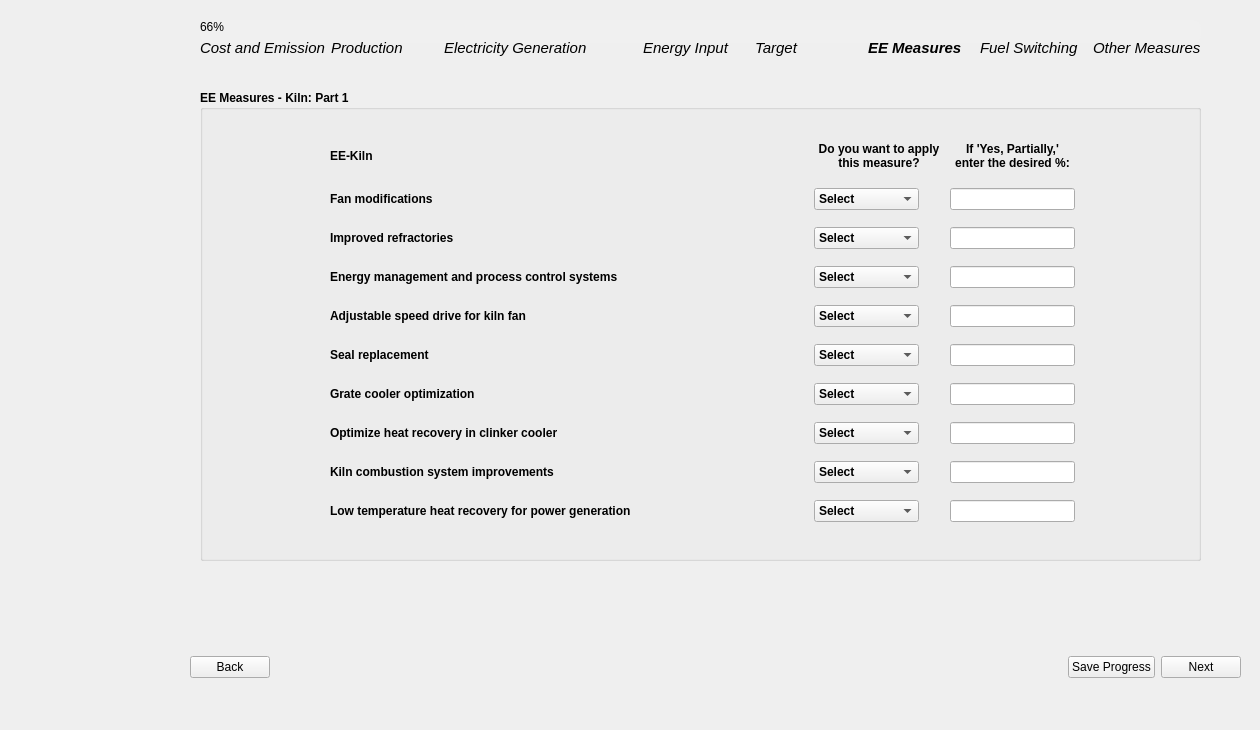
<?xml version="1.0" encoding="UTF-8"?>
<ui version="4.0">
 <class>Page8_AllMeasures_2a</class>
 <widget class="QWidget" name="Page8_AllMeasures_2a">
  <property name="geometry">
   <rect>
    <x>0</x>
    <y>0</y>
    <width>1260</width>
    <height>730</height>
   </rect>
  </property>
  <property name="sizePolicy">
   <sizepolicy hsizetype="Fixed" vsizetype="Fixed">
    <horstretch>0</horstretch>
    <verstretch>0</verstretch>
   </sizepolicy>
  </property>
  <property name="windowTitle">
   <string>Form</string>
  </property>
  <property name="styleSheet">
   <string notr="true"/>
  </property>
  <widget class="QWidget" name="layoutWidget">
   <property name="geometry">
    <rect>
     <x>190</x>
     <y>650</y>
     <width>1051</width>
     <height>35</height>
    </rect>
   </property>
   <layout class="QHBoxLayout" name="button_layout">
    <item>
     <widget class="QPushButton" name="backBtn">
      <property name="text">
       <string>Back</string>
      </property>
     </widget>
    </item>
    <item>
     <spacer name="horizontalSpacer">
      <property name="orientation">
       <enum>Qt::Horizontal</enum>
      </property>
      <property name="sizeHint" stdset="0">
       <size>
        <width>40</width>
        <height>20</height>
       </size>
      </property>
     </spacer>
    </item>
    <item>
     <widget class="QPushButton" name="saveBtn">
      <property name="text">
       <string>Save Progress</string>
      </property>
     </widget>
    </item>
    <item>
     <widget class="QPushButton" name="nextBtn">
      <property name="font">
       <font>
        <kerning>true</kerning>
       </font>
      </property>
      <property name="text">
       <string>Next</string>
      </property>
     </widget>
    </item>
   </layout>
  </widget>
  <widget class="QGroupBox" name="all_measures_2a_group">
   <property name="geometry">
    <rect>
     <x>200</x>
     <y>90</y>
     <width>1001</width>
     <height>471</height>
    </rect>
   </property>
   <property name="font">
    <font>
     <bold>true</bold>
    </font>
   </property>
   <property name="styleSheet">
    <string notr="true">QPushButton {
    background-color: #26481f;  /* Green */
    color: white;
    border: none;
    padding: 8px 16px;
    font-size: 14px;
    border-radius: 6px;
    min-width: 90px;
    min-height: 15px;

}

QPushButton:hover {
    background-color: #45a049;
}

QPushButton:pressed {
    background-color: #3e8e41;
}

QPushButton#saveBtn {
                background-color: white;
                color: #26481f;
            }
QPushButton#saveBtn:hover {
                background-color: #45a049;
			  color: white;
            }

    QLineEdit {
        border-radius: 10px;    
        padding: 5px;           
    }

myLineEdit-&gt;setFixedSize(200, 30)</string>
   </property>
   <property name="title">
    <string>EE Measures - Kiln: Part 1</string>
   </property>
   <widget class="QWidget" name="layoutWidget">
    <property name="geometry">
     <rect>
      <x>130</x>
      <y>40</y>
      <width>745</width>
      <height>413</height>
     </rect>
    </property>
    <layout class="QGridLayout" name="gridLayout">
     <item row="9" column="0">
      <widget class="QLabel" name="kiln_label_page8_2a_13">
       <property name="text">
        <string>Low temperature heat recovery for power generation</string>
       </property>
      </widget>
     </item>
     <item row="9" column="2">
      <widget class="QLineEdit" name="page_8_2a_input_9">
       <property name="sizePolicy">
        <sizepolicy hsizetype="Fixed" vsizetype="Fixed">
         <horstretch>0</horstretch>
         <verstretch>0</verstretch>
        </sizepolicy>
       </property>
       <property name="text">
        <string/>
       </property>
      </widget>
     </item>
     <item row="8" column="1">
      <widget class="QComboBox" name="page_8_2a_comboBox_8">
       <property name="sizePolicy">
        <sizepolicy hsizetype="Fixed" vsizetype="Fixed">
         <horstretch>0</horstretch>
         <verstretch>0</verstretch>
        </sizepolicy>
       </property>
       <item>
        <property name="text">
         <string>Select</string>
        </property>
       </item>
       <item>
        <property name="text">
         <string>Yes (100%)</string>
        </property>
       </item>
       <item>
        <property name="text">
         <string>No (0%)</string>
        </property>
       </item>
       <item>
        <property name="text">
         <string>Yes, Partially</string>
        </property>
       </item>
      </widget>
     </item>
     <item row="0" column="1">
      <widget class="QLabel" name="kiln_label_page8_2a_14">
       <property name="minimumSize">
        <size>
         <width>130</width>
         <height>30</height>
        </size>
       </property>
       <property name="maximumSize">
        <size>
         <width>130</width>
         <height>30</height>
        </size>
       </property>
       <property name="font">
        <font>
         <bold>true</bold>
        </font>
       </property>
       <property name="text">
        <string>Do you want to apply this measure?</string>
       </property>
       <property name="alignment">
        <set>Qt::AlignCenter</set>
       </property>
       <property name="wordWrap">
        <bool>true</bool>
       </property>
      </widget>
     </item>
     <item row="5" column="0">
      <widget class="QLabel" name="kiln_label_page8_2a_9">
       <property name="text">
        <string>Seal replacement</string>
       </property>
      </widget>
     </item>
     <item row="5" column="2">
      <widget class="QLineEdit" name="page_8_2a_input_5">
       <property name="sizePolicy">
        <sizepolicy hsizetype="Fixed" vsizetype="Fixed">
         <horstretch>0</horstretch>
         <verstretch>0</verstretch>
        </sizepolicy>
       </property>
       <property name="text">
        <string/>
       </property>
      </widget>
     </item>
     <item row="6" column="0">
      <widget class="QLabel" name="kiln_label_page8_2a_10">
       <property name="text">
        <string>Grate cooler optimization</string>
       </property>
      </widget>
     </item>
     <item row="1" column="1">
      <widget class="QComboBox" name="page_8_2a_comboBox">
       <property name="sizePolicy">
        <sizepolicy hsizetype="Fixed" vsizetype="Fixed">
         <horstretch>0</horstretch>
         <verstretch>0</verstretch>
        </sizepolicy>
       </property>
       <item>
        <property name="text">
         <string>Select</string>
        </property>
       </item>
       <item>
        <property name="text">
         <string>Yes (100%)</string>
        </property>
       </item>
       <item>
        <property name="text">
         <string>No (0%)</string>
        </property>
       </item>
       <item>
        <property name="text">
         <string>Yes, Partially</string>
        </property>
       </item>
      </widget>
     </item>
     <item row="2" column="0">
      <widget class="QLabel" name="kiln_label_page8_2a_6">
       <property name="text">
        <string>Improved refractories</string>
       </property>
      </widget>
     </item>
     <item row="5" column="1">
      <widget class="QComboBox" name="page_8_2a_comboBox_5">
       <property name="sizePolicy">
        <sizepolicy hsizetype="Fixed" vsizetype="Fixed">
         <horstretch>0</horstretch>
         <verstretch>0</verstretch>
        </sizepolicy>
       </property>
       <item>
        <property name="text">
         <string>Select</string>
        </property>
       </item>
       <item>
        <property name="text">
         <string>Yes (100%)</string>
        </property>
       </item>
       <item>
        <property name="text">
         <string>No (0%)</string>
        </property>
       </item>
       <item>
        <property name="text">
         <string>Yes, Partially</string>
        </property>
       </item>
      </widget>
     </item>
     <item row="0" column="2">
      <widget class="QLabel" name="kiln_label_page8_2a_4">
       <property name="minimumSize">
        <size>
         <width>125</width>
         <height>30</height>
        </size>
       </property>
       <property name="maximumSize">
        <size>
         <width>130</width>
         <height>30</height>
        </size>
       </property>
       <property name="font">
        <font>
         <bold>true</bold>
        </font>
       </property>
       <property name="text">
        <string>If 'Yes, Partially,' enter the desired %:</string>
       </property>
       <property name="alignment">
        <set>Qt::AlignCenter</set>
       </property>
       <property name="wordWrap">
        <bool>true</bool>
       </property>
      </widget>
     </item>
     <item row="4" column="1">
      <widget class="QComboBox" name="page_8_2a_comboBox_4">
       <property name="sizePolicy">
        <sizepolicy hsizetype="Fixed" vsizetype="Fixed">
         <horstretch>0</horstretch>
         <verstretch>0</verstretch>
        </sizepolicy>
       </property>
       <item>
        <property name="text">
         <string>Select</string>
        </property>
       </item>
       <item>
        <property name="text">
         <string>Yes (100%)</string>
        </property>
       </item>
       <item>
        <property name="text">
         <string>No (0%)</string>
        </property>
       </item>
       <item>
        <property name="text">
         <string>Yes, Partially</string>
        </property>
       </item>
      </widget>
     </item>
     <item row="8" column="2">
      <widget class="QLineEdit" name="page_8_2a_input_8">
       <property name="sizePolicy">
        <sizepolicy hsizetype="Fixed" vsizetype="Fixed">
         <horstretch>0</horstretch>
         <verstretch>0</verstretch>
        </sizepolicy>
       </property>
       <property name="text">
        <string/>
       </property>
      </widget>
     </item>
     <item row="6" column="1">
      <widget class="QComboBox" name="page_8_2a_comboBox_6">
       <property name="sizePolicy">
        <sizepolicy hsizetype="Fixed" vsizetype="Fixed">
         <horstretch>0</horstretch>
         <verstretch>0</verstretch>
        </sizepolicy>
       </property>
       <item>
        <property name="text">
         <string>Select</string>
        </property>
       </item>
       <item>
        <property name="text">
         <string>Yes (100%)</string>
        </property>
       </item>
       <item>
        <property name="text">
         <string>No (0%)</string>
        </property>
       </item>
       <item>
        <property name="text">
         <string>Yes, Partially</string>
        </property>
       </item>
      </widget>
     </item>
     <item row="4" column="2">
      <widget class="QLineEdit" name="page_8_2a_input_4">
       <property name="sizePolicy">
        <sizepolicy hsizetype="Fixed" vsizetype="Fixed">
         <horstretch>0</horstretch>
         <verstretch>0</verstretch>
        </sizepolicy>
       </property>
       <property name="text">
        <string/>
       </property>
      </widget>
     </item>
     <item row="3" column="2">
      <widget class="QLineEdit" name="page_8_2a_input_3">
       <property name="sizePolicy">
        <sizepolicy hsizetype="Fixed" vsizetype="Fixed">
         <horstretch>0</horstretch>
         <verstretch>0</verstretch>
        </sizepolicy>
       </property>
       <property name="text">
        <string/>
       </property>
      </widget>
     </item>
     <item row="0" column="0">
      <widget class="QLabel" name="kiln_label_page8_2a">
       <property name="font">
        <font>
         <bold>true</bold>
        </font>
       </property>
       <property name="text">
        <string>EE-Kiln</string>
       </property>
      </widget>
     </item>
     <item row="3" column="1">
      <widget class="QComboBox" name="page_8_2a_comboBox_3">
       <property name="sizePolicy">
        <sizepolicy hsizetype="Fixed" vsizetype="Fixed">
         <horstretch>0</horstretch>
         <verstretch>0</verstretch>
        </sizepolicy>
       </property>
       <item>
        <property name="text">
         <string>Select</string>
        </property>
       </item>
       <item>
        <property name="text">
         <string>Yes (100%)</string>
        </property>
       </item>
       <item>
        <property name="text">
         <string>No (0%)</string>
        </property>
       </item>
       <item>
        <property name="text">
         <string>Yes, Partially</string>
        </property>
       </item>
      </widget>
     </item>
     <item row="7" column="1">
      <widget class="QComboBox" name="page_8_2a_comboBox_7">
       <property name="sizePolicy">
        <sizepolicy hsizetype="Fixed" vsizetype="Fixed">
         <horstretch>0</horstretch>
         <verstretch>0</verstretch>
        </sizepolicy>
       </property>
       <item>
        <property name="text">
         <string>Select</string>
        </property>
       </item>
       <item>
        <property name="text">
         <string>Yes (100%)</string>
        </property>
       </item>
       <item>
        <property name="text">
         <string>No (0%)</string>
        </property>
       </item>
       <item>
        <property name="text">
         <string>Yes, Partially</string>
        </property>
       </item>
      </widget>
     </item>
     <item row="7" column="2">
      <widget class="QLineEdit" name="page_8_2a_input_7">
       <property name="sizePolicy">
        <sizepolicy hsizetype="Fixed" vsizetype="Fixed">
         <horstretch>0</horstretch>
         <verstretch>0</verstretch>
        </sizepolicy>
       </property>
       <property name="text">
        <string/>
       </property>
      </widget>
     </item>
     <item row="9" column="1">
      <widget class="QComboBox" name="page_8_2a_comboBox_9">
       <property name="sizePolicy">
        <sizepolicy hsizetype="Fixed" vsizetype="Fixed">
         <horstretch>0</horstretch>
         <verstretch>0</verstretch>
        </sizepolicy>
       </property>
       <item>
        <property name="text">
         <string>Select</string>
        </property>
       </item>
       <item>
        <property name="text">
         <string>Yes (100%)</string>
        </property>
       </item>
       <item>
        <property name="text">
         <string>No (0%)</string>
        </property>
       </item>
       <item>
        <property name="text">
         <string>Yes, Partially</string>
        </property>
       </item>
      </widget>
     </item>
     <item row="2" column="1">
      <widget class="QComboBox" name="page_8_2a_comboBox_2">
       <property name="sizePolicy">
        <sizepolicy hsizetype="Fixed" vsizetype="Fixed">
         <horstretch>0</horstretch>
         <verstretch>0</verstretch>
        </sizepolicy>
       </property>
       <item>
        <property name="text">
         <string>Select</string>
        </property>
       </item>
       <item>
        <property name="text">
         <string>Yes (100%)</string>
        </property>
       </item>
       <item>
        <property name="text">
         <string>No (0%)</string>
        </property>
       </item>
       <item>
        <property name="text">
         <string>Yes, Partially</string>
        </property>
       </item>
      </widget>
     </item>
     <item row="1" column="0">
      <widget class="QLabel" name="kiln_label_page8_2a_5">
       <property name="text">
        <string>Fan modifications</string>
       </property>
      </widget>
     </item>
     <item row="4" column="0">
      <widget class="QLabel" name="kiln_label_page8_2a_8">
       <property name="text">
        <string>Adjustable speed drive for kiln fan</string>
       </property>
      </widget>
     </item>
     <item row="3" column="0">
      <widget class="QLabel" name="kiln_label_page8_2a_7">
       <property name="text">
        <string>Energy management and process control systems</string>
       </property>
      </widget>
     </item>
     <item row="6" column="2">
      <widget class="QLineEdit" name="page_8_2a_input_6">
       <property name="sizePolicy">
        <sizepolicy hsizetype="Fixed" vsizetype="Fixed">
         <horstretch>0</horstretch>
         <verstretch>0</verstretch>
        </sizepolicy>
       </property>
       <property name="text">
        <string/>
       </property>
      </widget>
     </item>
     <item row="1" column="2">
      <widget class="QLineEdit" name="page_8_2a_input">
       <property name="sizePolicy">
        <sizepolicy hsizetype="Fixed" vsizetype="Fixed">
         <horstretch>0</horstretch>
         <verstretch>0</verstretch>
        </sizepolicy>
       </property>
       <property name="text">
        <string/>
       </property>
      </widget>
     </item>
     <item row="7" column="0">
      <widget class="QLabel" name="kiln_label_page8_2a_11">
       <property name="text">
        <string>Optimize heat recovery in clinker cooler</string>
       </property>
      </widget>
     </item>
     <item row="8" column="0">
      <widget class="QLabel" name="kiln_label_page8_2a_12">
       <property name="text">
        <string>Kiln combustion system improvements</string>
       </property>
      </widget>
     </item>
     <item row="2" column="2">
      <widget class="QLineEdit" name="page_8_2a_input_2">
       <property name="sizePolicy">
        <sizepolicy hsizetype="Fixed" vsizetype="Fixed">
         <horstretch>0</horstretch>
         <verstretch>0</verstretch>
        </sizepolicy>
       </property>
       <property name="text">
        <string/>
       </property>
      </widget>
     </item>
    </layout>
   </widget>
  </widget>
  <widget class="QLabel" name="side_image">
   <property name="geometry">
    <rect>
     <x>0</x>
     <y>-30</y>
     <width>171</width>
     <height>761</height>
    </rect>
   </property>
   <property name="text">
    <string/>
   </property>
   <property name="pixmap">
    <pixmap>../images/BEST_side_abstract.png</pixmap>
   </property>
  </widget>
  <widget class="QProgressBar" name="progressBar">
   <property name="geometry">
    <rect>
     <x>200</x>
     <y>20</y>
     <width>1001</width>
     <height>23</height>
    </rect>
   </property>
   <property name="styleSheet">
    <string notr="true">QProgressBar {
    background-color: #F0F0F0;
    border: none;
	border-radius: 8px;
}
QProgressBar::chunk {
	border-radius: 8px;
    background: QLinearGradient(
        x1: 0, y1: 0, x2: 1, y2: 0,
        stop: 0 #33bef0,   /* Light Blue */
        stop: 1 #77d695    /* Light Green */
    );
}</string>
   </property>
   <property name="value">
    <number>66</number>
   </property>
  </widget>
  <widget class="QWidget" name="layoutWidget_2">
   <property name="geometry">
    <rect>
     <x>200</x>
     <y>40</y>
     <width>1001</width>
     <height>16</height>
    </rect>
   </property>
   <layout class="QGridLayout" name="gridLayout_12">
    <item row="0" column="0">
     <widget class="QLabel" name="label_3">
      <property name="font">
       <font>
        <pointsize>11</pointsize>
        <italic>true</italic>
        <bold>false</bold>
       </font>
      </property>
      <property name="text">
       <string>Cost and Emission</string>
      </property>
     </widget>
    </item>
    <item row="0" column="1">
     <widget class="QLabel" name="label_10">
      <property name="font">
       <font>
        <pointsize>11</pointsize>
        <italic>true</italic>
       </font>
      </property>
      <property name="text">
       <string>Production</string>
      </property>
     </widget>
    </item>
    <item row="0" column="2">
     <widget class="QLabel" name="label_11">
      <property name="font">
       <font>
        <pointsize>11</pointsize>
        <italic>true</italic>
       </font>
      </property>
      <property name="text">
       <string>Electricity Generation            </string>
      </property>
     </widget>
    </item>
    <item row="0" column="3">
     <widget class="QLabel" name="label_12">
      <property name="font">
       <font>
        <pointsize>11</pointsize>
        <italic>true</italic>
       </font>
      </property>
      <property name="text">
       <string>Energy Input</string>
      </property>
     </widget>
    </item>
    <item row="0" column="4">
     <widget class="QLabel" name="label_13">
      <property name="font">
       <font>
        <pointsize>11</pointsize>
        <italic>true</italic>
        <bold>false</bold>
       </font>
      </property>
      <property name="text">
       <string>Target</string>
      </property>
     </widget>
    </item>
    <item row="0" column="5">
     <widget class="QLabel" name="label_14">
      <property name="font">
       <font>
        <pointsize>11</pointsize>
        <italic>true</italic>
        <bold>true</bold>
       </font>
      </property>
      <property name="text">
       <string>EE Measures</string>
      </property>
     </widget>
    </item>
    <item row="0" column="6">
     <widget class="QLabel" name="label_15">
      <property name="font">
       <font>
        <pointsize>11</pointsize>
        <italic>true</italic>
       </font>
      </property>
      <property name="text">
       <string>Fuel Switching</string>
      </property>
     </widget>
    </item>
    <item row="0" column="7">
     <widget class="QLabel" name="label_16">
      <property name="font">
       <font>
        <pointsize>11</pointsize>
        <italic>true</italic>
       </font>
      </property>
      <property name="text">
       <string>Other Measures</string>
      </property>
     </widget>
    </item>
   </layout>
  </widget>
 </widget>
 <tabstops>
  <tabstop>page_8_2a_input</tabstop>
  <tabstop>page_8_2a_input_2</tabstop>
  <tabstop>page_8_2a_input_3</tabstop>
  <tabstop>page_8_2a_input_4</tabstop>
  <tabstop>page_8_2a_input_5</tabstop>
  <tabstop>page_8_2a_input_6</tabstop>
  <tabstop>page_8_2a_input_7</tabstop>
  <tabstop>page_8_2a_input_8</tabstop>
  <tabstop>page_8_2a_input_9</tabstop>
  <tabstop>backBtn</tabstop>
  <tabstop>saveBtn</tabstop>
  <tabstop>nextBtn</tabstop>
  <tabstop>page_8_2a_comboBox</tabstop>
  <tabstop>page_8_2a_comboBox_2</tabstop>
  <tabstop>page_8_2a_comboBox_3</tabstop>
  <tabstop>page_8_2a_comboBox_4</tabstop>
  <tabstop>page_8_2a_comboBox_5</tabstop>
  <tabstop>page_8_2a_comboBox_6</tabstop>
  <tabstop>page_8_2a_comboBox_7</tabstop>
  <tabstop>page_8_2a_comboBox_8</tabstop>
  <tabstop>page_8_2a_comboBox_9</tabstop>
 </tabstops>
 <resources/>
 <connections/>
</ui>
